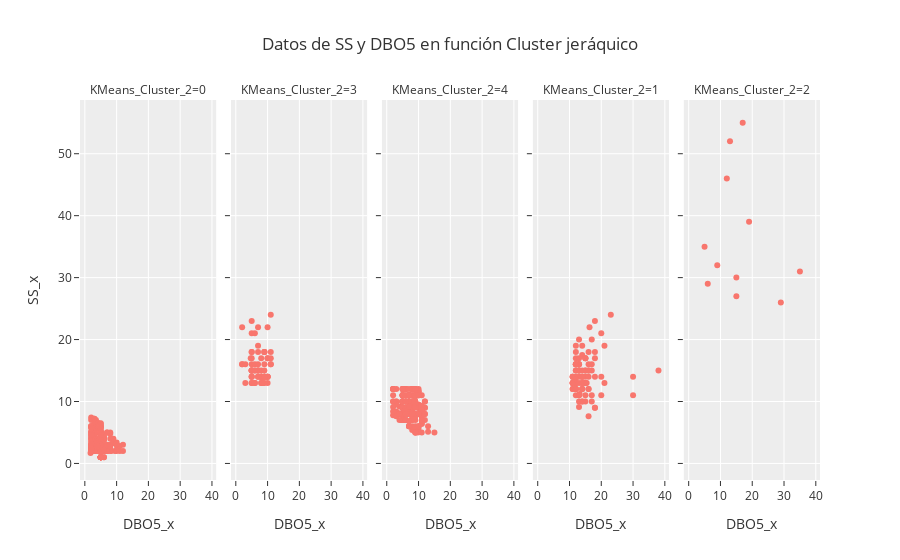

This figure's notebook cell:
### Code cell
fig2 = px.scatter(
  data_2, x=data_2['DBO5_x'], y=data_2["SS_x"], 
  template="ggplot2", facet_col = data_2['KMeans_Cluster_2']
, title="Datos de SS y DBO5 en función Cluster jeráquico",)
fig2

### Figure 1 — Plotly figure (JSON) as saved in the notebook; plotly's stock layout.template omitted (floating-point values rounded to 4 significant figures; data arrays with more than 128 entries replaced by an {"elided": "..."} marker saying what was removed)
{"data": [{"hovertemplate": "KMeans_Cluster_2=0<br>DBO5_x=%{x}<br>SS_x=%{y}<extra></extra>", "legendgroup": "", "marker": {"color": "#F8766D", "symbol": "circle"}, "mode": "markers", "name": "", "orientation": "v", "showlegend": false, "type": "scatter", "x": {"elided": "251 float values"}, "xaxis": "x", "y": {"elided": "251 float values"}, "yaxis": "y"}, {"hovertemplate": "KMeans_Cluster_2=3<br>DBO5_x=%{x}<br>SS_x=%{y}<extra></extra>", "legendgroup": "", "marker": {"color": "#F8766D", "symbol": "circle"}, "mode": "markers", "name": "", "orientation": "v", "showlegend": false, "type": "scatter", "x": [5, 2, 7, 3, 8, 9, 5, 7, 11, 7, 5, 8, 10, 6, 7, 11, 5, 10, 9, 5, 8, 7, 5, 10, 8, 8.5, 10, 5, 6, 5, 6, 8, 5, 5, 5, 8, 10, 7, 5, 11, 7, 4.7, 11, 5, 5, 6, 2, 7, 2, 9, 6, 5, 5, 8, 3, 10, 8, 9, 9, 9, 10, 8, 11, 9, 10, 9, 9, 7, 9, 6, 9], "xaxis": "x2", "y": [13, 22, 15, 13, 13, 14, 16, 14, 24, 18, 15, 17, 17, 13, 15, 18, 14, 14, 13, 17, 14, 15, 15, 14, 13, 13, 22, 14, 16, 15, 15, 14, 15, 15, 18, 14, 17, 22, 13, 16, 19, 17, 16, 18, 21, 13, 16, 16, 16, 18, 15, 14, 23, 15, 16, 13, 14, 14, 14, 18, 14, 14, 17, 16, 14, 14, 14, 14, 18, 21, 15], "yaxis": "y2"}, {"hovertemplate": "KMeans_Cluster_2=4<br>DBO5_x=%{x}<br>SS_x=%{y}<extra></extra>", "legendgroup": "", "marker": {"color": "#F8766D", "symbol": "circle"}, "mode": "markers", "name": "", "orientation": "v", "showlegend": false, "type": "scatter", "x": {"elided": "195 float values"}, "xaxis": "x3", "y": {"elided": "195 float values"}, "yaxis": "y3"}, {"hovertemplate": "KMeans_Cluster_2=1<br>DBO5_x=%{x}<br>SS_x=%{y}<extra></extra>", "legendgroup": "", "marker": {"color": "#F8766D", "symbol": "circle"}, "mode": "markers", "name": "", "orientation": "v", "showlegend": false, "type": "scatter", "x": [18, 18, 11, 14, 14, 12, 20, 17, 11, 12, 30, 15, 21, 13, 12, 20, 11, 12, 16, 12, 17, 12, 15, 30, 14, 12, 11, 12, 11, 13, 15, 13, 17, 20, 13, 12, 14, 13, 12, 11, 15, 18, 13, 16, 16, 11, 12, 13, 16.3, 13.2, 15, 12, 16, 13, 13, 12, 16, 15, 14, 14, 18, 15, 15, 23, 14, 17, 16, 13, 13, 18, 12, 14, 11, 11, 21, 38, 16, 14, 13, 12, 15.4, 11.9, 14, 15, 13, 18, 16, 14, 17, 14, 13, 12, 15, 15, 14, 12], "xaxis": "x4", "y": [9, 14, 14, 12, 14, 11, 11, 15, 13, 17, 14, 10, 13, 15, 15, 14, 14, 19, 12, 13, 10, 12, 13, 11, 13, 15, 13, 12, 12, 16, 17, 20, 16, 21, 11, 18, 19, 14, 13, 13, 13, 9, 16, 15, 12, 12, 13, 16, 22, 11.2, 15, 16, 7.6, 11, 9.1, 12, 14, 14, 10, 14, 18, 13, 15, 24, 12, 20, 18, 17, 15, 17, 14, 13, 13, 14, 19, 15, 15, 12, 10, 16, 13, 13.6, 17.5, 17, 15, 23, 16, 14, 11, 15, 13, 16, 11, 17, 10, 16], "yaxis": "y4"}, {"hovertemplate": "KMeans_Cluster_2=2<br>DBO5_x=%{x}<br>SS_x=%{y}<extra></extra>", "legendgroup": "", "marker": {"color": "#F8766D", "symbol": "circle"}, "mode": "markers", "name": "", "orientation": "v", "showlegend": false, "type": "scatter", "x": [5, 9, 6, 19, 15, 29, 35, 12, 17, 15, 13], "xaxis": "x5", "y": [35, 32, 29, 39, 27, 26, 31, 46, 55, 30, 52], "yaxis": "y5"}], "layout": {"annotations": [{"font": {}, "showarrow": false, "text": "KMeans_Cluster_2=0", "x": 0.092, "xanchor": "center", "xref": "paper", "y": 1, "yanchor": "bottom", "yref": "paper"}, {"font": {}, "showarrow": false, "text": "KMeans_Cluster_2=3", "x": 0.296, "xanchor": "center", "xref": "paper", "y": 1, "yanchor": "bottom", "yref": "paper"}, {"font": {}, "showarrow": false, "text": "KMeans_Cluster_2=4", "x": 0.5, "xanchor": "center", "xref": "paper", "y": 1, "yanchor": "bottom", "yref": "paper"}, {"font": {}, "showarrow": false, "text": "KMeans_Cluster_2=1", "x": 0.704, "xanchor": "center", "xref": "paper", "y": 1, "yanchor": "bottom", "yref": "paper"}, {"font": {}, "showarrow": false, "text": "KMeans_Cluster_2=2", "x": 0.908, "xanchor": "center", "xref": "paper", "y": 1, "yanchor": "bottom", "yref": "paper"}], "legend": {"tracegroupgap": 0}, "title": {"text": "Datos de SS y DBO5 en función Cluster jeráquico"}, "xaxis": {"anchor": "y", "domain": [0, 0.184], "title": {"text": "DBO5_x"}}, "xaxis2": {"anchor": "y2", "domain": [0.204, 0.388], "matches": "x", "title": {"text": "DBO5_x"}}, "xaxis3": {"anchor": "y3", "domain": [0.408, 0.592], "matches": "x", "title": {"text": "DBO5_x"}}, "xaxis4": {"anchor": "y4", "domain": [0.612, 0.796], "matches": "x", "title": {"text": "DBO5_x"}}, "xaxis5": {"anchor": "y5", "domain": [0.816, 1], "matches": "x", "title": {"text": "DBO5_x"}}, "yaxis": {"anchor": "x", "domain": [0, 1], "title": {"text": "SS_x"}}, "yaxis2": {"anchor": "x2", "domain": [0, 1], "matches": "y", "showticklabels": false}, "yaxis3": {"anchor": "x3", "domain": [0, 1], "matches": "y", "showticklabels": false}, "yaxis4": {"anchor": "x4", "domain": [0, 1], "matches": "y", "showticklabels": false}, "yaxis5": {"anchor": "x5", "domain": [0, 1], "matches": "y", "showticklabels": false}}}
